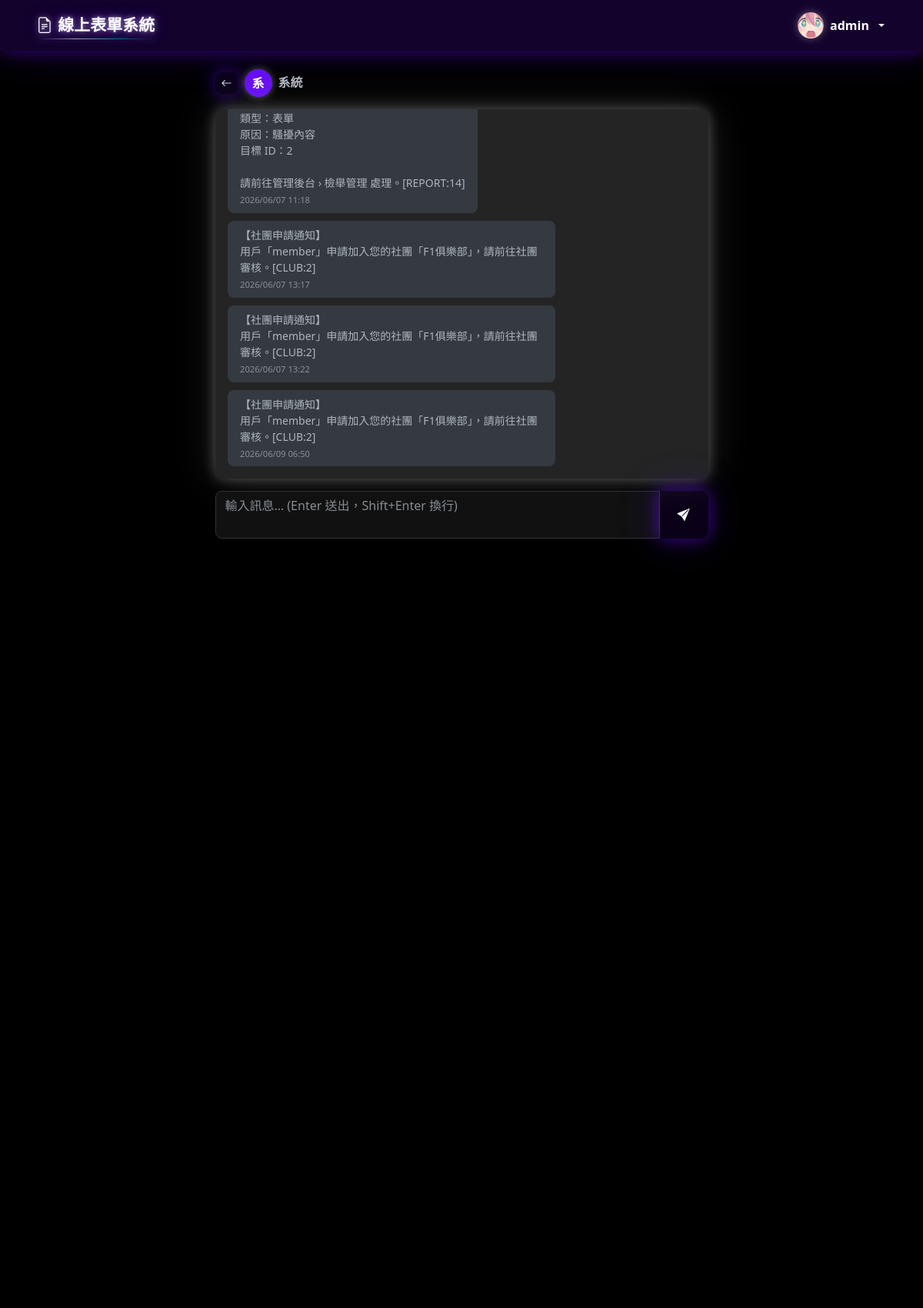
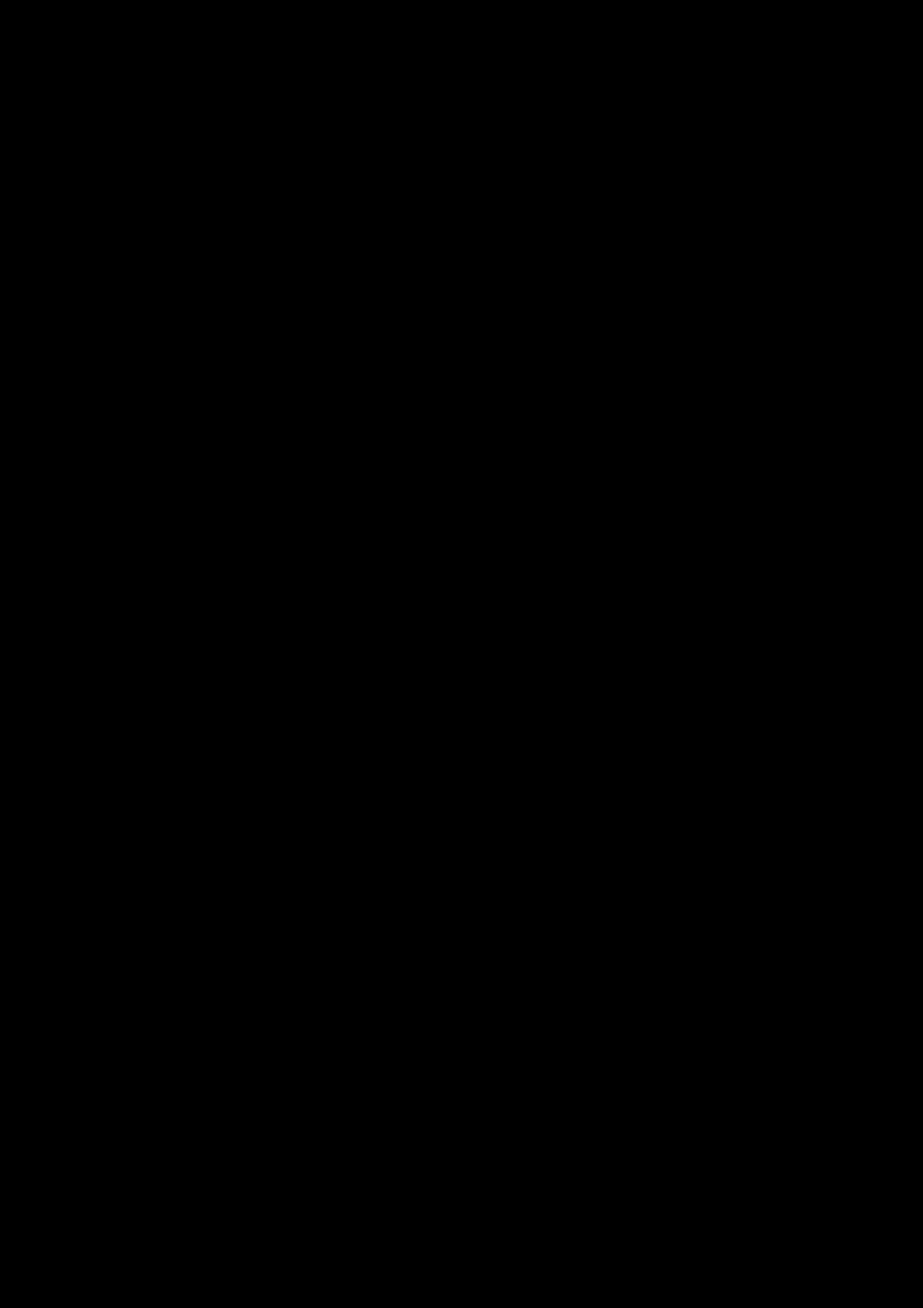
The page /member/conversation.php?with=3 (signed in, upper part) on the database its author committed (2 pictures, top to bottom).
### tables this page shows
CREATE TABLE `users` (
  `id` int(11) NOT NULL AUTO_INCREMENT,
  `username` varchar(50) NOT NULL,
  `password` varchar(255) NOT NULL,
  `email` varchar(100) NOT NULL,
  `role` enum('admin','member') DEFAULT 'member',
  `group_id` int(11) DEFAULT NULL,
  `avatar` varchar(255) DEFAULT NULL,
  `profile_bg` varchar(255) DEFAULT NULL,
  `created_at` timestamp NOT NULL DEFAULT current_timestamp(),
  `bio` text DEFAULT NULL,
  `profile_bg_ratio` tinyint(4) NOT NULL DEFAULT 7,
  PRIMARY KEY (`id`),
  UNIQUE KEY `username` (`username`),
  UNIQUE KEY `email` (`email`),
  KEY `group_id` (`group_id`),
  CONSTRAINT `users_ibfk_1` FOREIGN KEY (`group_id`) REFERENCES `groups` (`id`) ON DELETE SET NULL
);

CREATE TABLE `messages` (
  `id` int(11) NOT NULL AUTO_INCREMENT,
  `sender_id` int(11) NOT NULL,
  `receiver_id` int(11) NOT NULL,
  `content` text NOT NULL,
  `is_read` tinyint(1) DEFAULT 0,
  `created_at` timestamp NOT NULL DEFAULT current_timestamp(),
  PRIMARY KEY (`id`),
  KEY `sender_id` (`sender_id`),
  KEY `receiver_id` (`receiver_id`),
  CONSTRAINT `messages_ibfk_1` FOREIGN KEY (`sender_id`) REFERENCES `users` (`id`) ON DELETE CASCADE,
  CONSTRAINT `messages_ibfk_2` FOREIGN KEY (`receiver_id`) REFERENCES `users` (`id`) ON DELETE CASCADE
);

### member/conversation.php (the view, shortened to what this page needs)
<?php
require_once '../config/session.php';
require_once '../config/db.php';
$me      = $_SESSION['user_id'];
$with_id = intval($_GET['with'] ?? 0);
$stmt = mysqli_prepare($conn, "SELECT id, username, avatar FROM users WHERE id = ?");
mysqli_stmt_bind_param($stmt, 'i', $with_id);
mysqli_stmt_execute($stmt);
$other = mysqli_fetch_assoc(mysqli_stmt_get_result($stmt));
$history = mysqli_query($conn, "
    SELECT id, sender_id, content,
           DATE_FORMAT(created_at, '%Y/%m/%d %H:%i') AS created_at
    FROM messages
    WHERE (sender_id = $me AND receiver_id = $with_id)
       OR (sender_id = $with_id AND receiver_id = $me)
    ORDER BY id ASC
");
mysqli_query($conn, "UPDATE messages SET is_read = 1
    WHERE sender_id = $with_id AND receiver_id = $me AND is_read = 0");
require_once '../config/header.php';
?>
<div class="row justify-content-center">
    <div class="col-lg-7">
        <div class="d-flex align-items-center gap-2 mb-3">
            <a href="<?= REL_BASE ?>member/messages.php" class="btn btn-sm btn-glow-primary">
                <i class="bi bi-arrow-left"></i>
            </a>
            <?= renderAvatar($other['username'], $other['avatar'], 36) ?>
            <h6 class="fw-bold mb-0"><?= htmlspecialchars($other['username']) ?></h6>
        </div>
        <div class="card mb-3">
            <div class="card-body p-3" id="msg-container"
                 style="height:480px;overflow-y:auto;display:flex;flex-direction:column;gap:10px;">
                <?php
                while ($msg = mysqli_fetch_assoc($history)):
                    $is_me = ($msg['sender_id'] == $me);
                ?>
                <div class="d-flex <?= $is_me ? 'justify-content-end' : 'justify-content-start' ?>"
                     data-msg-id="<?= $msg['id'] ?>">
                    <div class="px-3 py-2 rounded-3 small"
                         style="max-width:70%;
                                background:<?= $is_me ? 'var(--bs-primary,#0d6efd)' : 'var(--bs-secondary-bg)' ?>;
                                color:<?= $is_me ? '#fff' : 'inherit' ?>;
                                word-break:break-word;">
                        <?= nl2br(htmlspecialchars($msg['content'])) ?>
                        <div class="mt-1" style="font-size:0.7rem;opacity:0.7;text-align:<?= $is_me ? 'right' : 'left' ?>;">
                            <?= $msg['created_at'] ?>
                        </div>
                    </div>
                </div>
                <?php endwhile; ?>
            </div>
        </div>
        <div class="input-group">
            <textarea id="msg-input" class="form-control" rows="2"
                      placeholder="輸入訊息… (Enter 送出，Shift+Enter 換行)"
                      style="resize:none;"></textarea>
            <button class="btn btn-glow-primary px-4" id="btn-send">
                <i class="bi bi-send-fill"></i>
            </button>
        </div>
    </div>
</div>
<?php require_once '../config/footer.php'; ?>

### config/header.php (shortened to what this page needs)
<?php
require_once __DIR__ . '/session.php';
?>
<!DOCTYPE html>
<html lang="zh-TW" id="html-root">
<head>
    <link rel="stylesheet" href="https://cdn.jsdelivr.net/npm/bootstrap@5.3.0/dist/css/bootstrap.min.css">
    <link rel="stylesheet" href="https://cdn.jsdelivr.net/npm/bootstrap-icons@1.10.5/font/bootstrap-icons.css">
    <link rel="stylesheet" href="<?= REL_BASE ?>css/style.css?v=<?= filemtime($_SERVER['DOCUMENT_ROOT'] . APP_BASE . '/css/style.css') ?>">
    <link rel="stylesheet" href="https://cdn.quilljs.com/1.3.7/quill.snow.css">
</head>
<body>
<nav class="navbar navbar-expand-lg navbar-dark bg-primary sticky-top">
    <div class="container">
        <a class="navbar-brand site-brand-neon fw-bold" href="<?= REL_BASE ?>index.php">
            <i class="bi bi-file-earmark-text"></i> 線上表單系統
        </a>
        <div class="collapse navbar-collapse" id="navbarNav">
            <ul class="navbar-nav align-items-center">
                <?php if (isLoggedIn()):
                    $uid = $_SESSION['user_id'];
                    $nav_avatar = null;
                    if (isset($conn)) {
                        $nav_row = mysqli_fetch_assoc(mysqli_query($conn, "SELECT avatar FROM users WHERE id = $uid"));
                        $nav_avatar = $nav_row['avatar'] ?? null;
                    }
                ?>
                <li class="nav-item dropdown">
                    <a class="nav-link dropdown-toggle d-flex align-items-center gap-2 py-2" href="#" data-bs-toggle="dropdown" data-bs-auto-close="outside">
                        <?php if (!empty($nav_avatar)): ?>
                            <img src="<?= htmlspecialchars(assetUrl($nav_avatar)) ?>" class="site-avatar"
                                 style="width:34px;height:34px;border-radius:50%;object-fit:cover;" alt="">
                        <?php endif; ?>
                        <span class="fw-semibold" style="font-size:1rem;"><?= htmlspecialchars($_SESSION['username']) ?></span>
                    </a>
                </li>
                <?php endif; ?>
            </ul>
        </div>
    </div>
</nav>
<div class="container mt-4">

### config/session.php (shortened to what this page needs)
<?php
function isLoggedIn() {
    return isset($_SESSION['user_id']);
}
function assetUrl($path) {
    if (strpos($path, '/uploads/') === 0) {
        return APP_BASE . $path;
    }
    return $path;
}
function renderAvatar($username, $avatar = null, $size = 36) {
    $s = "width:{$size}px;height:{$size}px;border-radius:50%;flex-shrink:0;";
    $fs = round($size * 0.44);
    $initial = htmlspecialchars(mb_strtoupper(mb_substr($username, 0, 1)));
    return '<span class="site-avatar" style="' . $s . 'background:var(--bs-primary,#0d6efd);color:var(--bs-primary-text,#fff);display:inline-flex;align-items:center;justify-content:center;font-weight:700;font-size:' . $fs . 'px;">' . $initial . '</span>';
}

### css/style.css (style rules this page uses)
:root { --glow-bg-alpha: 0.10; --glow-near-px: 22px; --glow-near-alpha: 0.55; --glow-far-px: 55px; --glow-far-alpha: 0.22; --glow-hover-near-px: 30px; --glow-hover-near-alpha: 0.78; --glow-hover-far-px: 70px; --glow-hover-far-alpha: 0.35; --glow-card-dark-near-px: 18px; --glow-card-dark-near-alpha: 0.30; --glow-card-dark-far-alpha: 0.13; --glow-sm-near-px: 10px; --glow-sm-near-alpha: 0.55; --glow-sm-far-px: 22px; --glow-sm-far-alpha: 0.22; --glow-white-near-px: 10px; --glow-white-near-alpha: 0.22; --glow-white-far-px: 28px; --glow-white-far-alpha: 0.09; --glow-white-hover-near-px: 16px; --glow-white-hover-near-alpha: 0.35; --glow-white-hover-far-px: 40px; --glow-white-hover-far-alpha: 0.14; }
body { background-color: var(--bs-body-bg, #f8f9fa); }
.navbar-brand { font-size: 1.3rem; }
.site-brand-neon { position: relative; display: inline-flex; align-items: center; gap: .42rem; padding: .2rem .35rem; border-radius: 8px; letter-spacing: .01em; text-shadow: 0 0 7px rgba(255, 255, 255, .58), 0 0 18px rgba(var(--bs-primary-rgb, 13,110,253), .62); transition: text-shadow .18s ease, filter .18s ease, transform .18s ease; }
.site-brand-neon::after { content: ""; position: absolute; left: .35rem; right: .35rem; bottom: .08rem; height: 1px; background: linear-gradient(90deg, transparent, rgba(255, 255, 255, .82), rgba(23, 190, 207, .78), transparent); box-shadow: 0 0 8px rgba(255, 255, 255, .45), 0 0 16px rgba(var(--bs-primary-rgb, 13,110,253), .56); opacity: .74; }
.card { border: none; box-shadow: 0 6px 28px rgba(0,0,0,0.18), 0 2px 6px rgba(0,0,0,0.10); border-radius: 12px; background-color: #ffffff; }
.btn { border-radius: 8px; border: none !important; box-shadow: 0 2px 8px rgba(0,0,0,0.15), 0 1px 3px rgba(0,0,0,0.08); transition: box-shadow .2s ease, transform .15s ease; }
[data-bs-theme="dark"] .btn { box-shadow: 0 0 8px rgba(255,255,255,0.13), 0 0 20px rgba(255,255,255,0.05) !important; }
.form-control, .form-select { border-radius: 8px; }
html[data-bs-theme="dark"], html[data-bs-theme="dark"] body { background-color: #000000 !important; --bs-body-bg: #000000; }
[data-bs-theme="dark"] .card:not([class*="bg-"]) { background-color: #242424 !important; border: none !important; box-shadow: 0 0 var(--glow-card-dark-near-px) rgba(255,255,255,var(--glow-card-dark-near-alpha)), 0 0 var(--glow-far-px) rgba(255,255,255,var(--glow-card-dark-far-alpha)) !important; }
[data-bs-theme="dark"] .form-control, [data-bs-theme="dark"] .form-select { background-color: #111111; border-color: #333; color: #e0e0e0; }
.navbar.bg-primary { background: rgba(var(--bs-primary-rgb, 13,110,253), 0.18) !important; backdrop-filter: blur(14px); -webkit-backdrop-filter: blur(14px); box-shadow: 0 2px var(--glow-near-px) rgba(var(--bs-primary-rgb, 13,110,253), 0.40), 0 1px var(--glow-far-px) rgba(var(--bs-primary-rgb, 13,110,253), 0.18) !important; }
.navbar.bg-primary .nav-link, .navbar.bg-primary .navbar-brand { color: var(--bs-primary-nav-text, var(--bs-primary-text, #fff)) !important; }
.site-avatar { box-shadow: 0 2px 10px rgba(0,0,0,0.22), 0 0 6px rgba(0,0,0,0.10); transition: box-shadow .2s ease; }
[data-bs-theme="dark"] .site-avatar { box-shadow: 0 0 10px rgba(255,255,255,0.28), 0 0 22px rgba(255,255,255,0.10) !important; }
.btn.btn-glow-primary, .btn.btn-glow-green, .btn.btn-glow-red, .btn.btn-glow-cyan, .btn.btn-glow-amber, [data-bs-theme="dark"] .btn.btn-glow-primary, [data-bs-theme="dark"] .btn.btn-glow-green, [data-bs-theme="dark"] .btn.btn-glow-red, [data-bs-theme="dark"] .btn.btn-glow-cyan, [data-bs-theme="dark"] .btn.btn-glow-amber { color: #fff !important; border: none !important; border-radius: 10px; font-weight: 600; background: rgba(var(--glow-rgb), var(--glow-bg-alpha)) !important; box-shadow: 0 0 var(--glow-near-px) rgba(var(--glow-rgb), var(--glow-near-alpha)), 0 0 var(--glow-far-px) rgba(var(--glow-rgb), var(--glow-far-alpha)) !important; transition: transform .2s ease, box-shadow .2s ease; }
.btn.btn-glow-primary { --glow-rgb: var(--bs-primary-rgb, 13,110,253); }

### config/_card_anim.php (style rules this page uses)
.card { transition: transform 0.28s ease, box-shadow 0.28s ease; will-change: transform; }

### rows shown on the page
users: avatar (picture)
users: username "系", username "系統"
messages: content "類型：表單 原因：騷擾內容 目標 ID：2 請前往管理後台 › 檢舉管理 處理。[REPORT:14]", created_at "2026/06/07 11:18"
messages: content "【社團申請通知】 用戶「member」申請加入您的社團「F1俱樂部」，請前往社團審核。[CLUB:2]", created_at "2026/06/07 13:17"
messages: content "【社團申請通知】 用戶「member」申請加入您的社團「F1俱樂部」，請前往社團審核。[CLUB:2]", created_at "2026/06/07 13:22"
messages: content "【社團申請通知】 用戶「member」申請加入您的社團「F1俱樂部」，請前往社團審核。[CLUB:2]", created_at "2026/06/09 06:50"

### other values the page prints
$_SESSION['username'] "admin"
